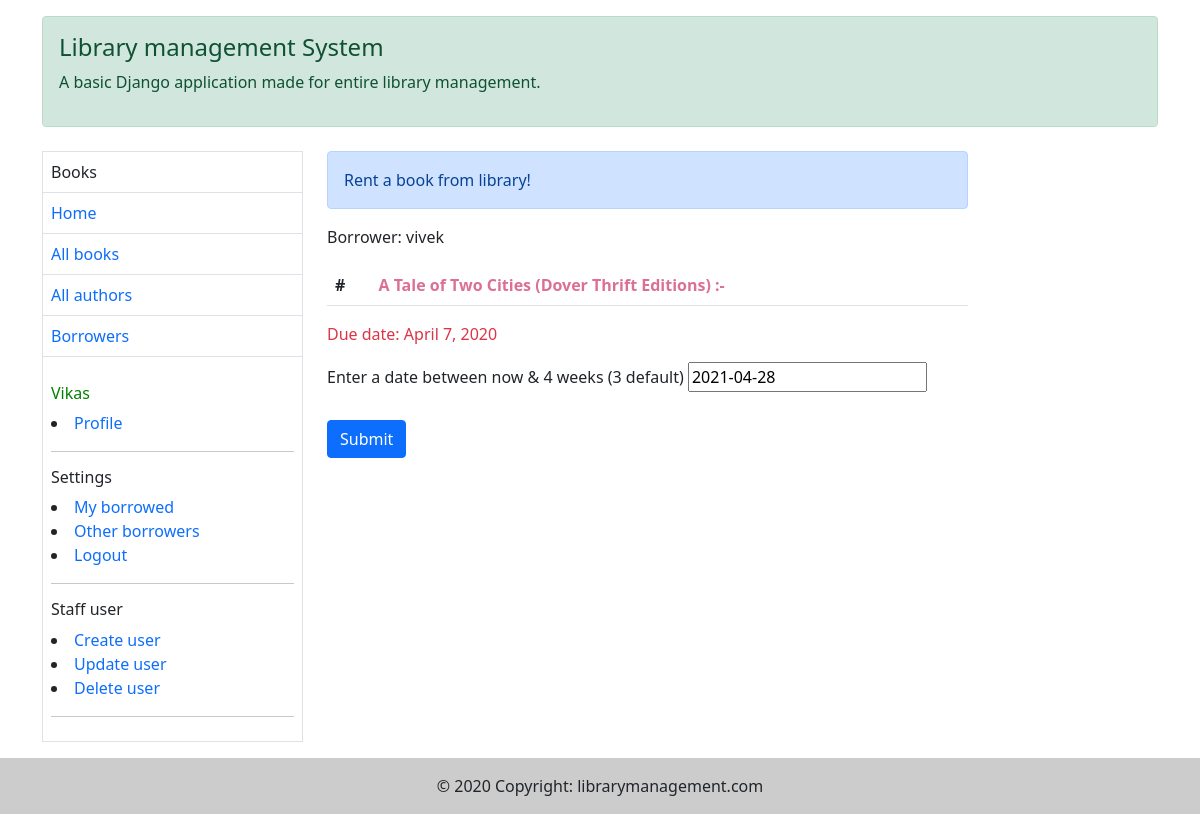
The app's page /catalog/book/e60566f6-64bd-407c-8f90-ed316bf39a4f/renew/ (signed in) with its own data.
### catalog/models.py (models this page shows, shortened)
class BookInstance(models.Model):
    @property
    def is_overdue(self):
        if self.due_back and datetime.date.today() > self.due_back:
            return True
        else:
            return False
    borrower = models.ForeignKey(User, on_delete=models.SET_NULL, null=True, blank=True)
    id = models.UUIDField(primary_key=True, default=uuid.uuid4, help_text="Unique ID for this copy of "
                                                                          "book across whole library")
    book = models.ForeignKey('Book', on_delete=models.RESTRICT, null=True)
    imprint = models.CharField(max_length=200)
    due_back = models.DateField(null=True, blank=True)
    LOAN_STATUS = (
        ('m', 'Maintenance'),
        ('o', 'On loan'),
        ('a', 'Available'),
        ('r', 'Reserved'),
    )
    status = models.CharField(max_length=1, choices=LOAN_STATUS, blank=True, default='m', help_text='Book Availability')
    class Meta:
        permissions = (('can_mark_returned', "Set book as returned"),)
        ordering = ['due_back']

class Book(models.Model):
    title = models.CharField(max_length=300, help_text="Enter book title")
    author = models.ForeignKey('Author', on_delete=models.SET_NULL, null=True)
    summary = models.TextField(max_length=1000, help_text="Enter brief summary of the book")
    isbn = models.CharField('ISBN', max_length=13, unique=True, help_text="13 Character <a href='https://www.isbn-international.org/content/what-isbn'>ISBN number</a>")
    genre = models.ManyToManyField(Genre, help_text="Select a genre for this book")
    language = models.ForeignKey("Language", on_delete=models.SET_NULL, null=True)
    def display_genre(self):
        """Create a string for genre as Admin cannot support ManyToMany in 'list_display'"""
        return ', '.join(genre.name for genre in self.genre.all()[:3])
    display_genre.short_description = 'Genre'

### catalog/views.py (the view)
# urls.py: path('book/<uuid:pk>/renew/', views.renew_book_librarian, name='renew-book-librarian'),
@login_required
@permission_required('can_mark_returned', raise_exception=True)
def renew_book_librarian(request, pk):
    book_instance = get_object_or_404(BookInstance, pk=pk)
    if request.method == 'POST':
        form = RenewBookForm(request.POST)
        if form.is_valid():
            book_instance.due_back = form.cleaned_data['renewal_date']
            book_instance.save()
            return HttpResponseRedirect(reverse('index'))
    else:
        proposed_renewal_date = datetime.date.today() + datetime.timedelta(weeks=3)
        form = RenewBookForm(initial={'renewal_date': proposed_renewal_date})
    context = {
        'form': form,
        'book_instance': book_instance,
    }
    return render(request, 'catalog/book_renew_librarian.html', context)

### catalog/forms.py (shortened to what this page needs)
class RenewBookForm(forms.Form):
    renewal_date = forms.DateField(help_text="Enter a date between now & 4 weeks (3 default)")

### templates/catalog/book_renew_librarian.html (shortened to what this page needs)
{% extends 'catalog/base.html' %}
{% load static %}
{% block body %}
    <div class="alert alert-primary" role="alert">
        Rent a book from library!
    </div>
    <table class="table">
        <thead>
        <tr>
            <th scope="col">#</th>
            <th scope="col" style="color: palevioletred">{{ book_instance.book.title }} :-</th>
        </tr>
        <p>Borrower: {{ book_instance.borrower }}</p>
        </thead>
    </table>
    <p {% if book_instance.is_overdue %}class="text-danger"{% endif %}>Due date: {{ book_instance.due_back }}</p>
    <form method="post" action="#">
        {{ form.renewal_date.help_text }}
        {{ form.renewal_date }}<br>
         <br>
        <input class="btn btn-primary mt-1" type="submit" value="Submit">
    </form>
    <br><br><br><br>
{% endblock %}

### templates/catalog/base.html (shortened to what this page needs)
{% load static %}
<!doctype html>
<html lang="en">
<head>
    <link href="https://cdn.jsdelivr.net/npm/bootstrap@5.0.0-beta3/dist/css/bootstrap.min.css" rel="stylesheet"
>
    <link rel="stylesheet" href="{% static 'css/index.css' %}">
</head>
<body>
<div class="container mt-3">
    <div class="alert alert-success" role="alert">
        <h4 class="alert-heading">Library management System</h4>
        <p>A basic Django application made for entire library management.</p>
    </div>
</div>
<div class="container">
    <div class="row mt-4">
        <div class="col-lg-3  col-md-3 col-sm-12">
            <table class="table table-bordered">
                <tbody>
                <td>Books</td>
                <tr>
                    <td><a href="{% url 'index' %}">Home</a></td>
                </tr>
                <tr>
                    <td><a href="{% url 'books' %}">All books</a></td>
                </tr>
                <tr>
                    <td><a href="{% url 'authors' %}">All authors</a></td>
                </tr>
                {% if user.is_staff %}
                    <tr>
                        <td><a href="{% url 'all-borrowers' %}">Borrowers</a></td>
                    </tr>
                {% endif %}
                {% if not user.is_authenticated %}
                    <tr>
                        <td><a href="{% url 'login' %}">Login</a></td>
                    </tr>
                {% else %}
                    <tr>
                        <td>
                            <h6>
                                <br>
                                <a href="{% url 'login' %}"><span
                                        style="color: green">{{ user.username|capfirst }}</span></a>
                            </h6>
                            <li><a style="font-size: 16px" href="#">Profile</a></li>
                            <hr>
                            <h6>Settings</h6>
                            <li><a style="font-size: 16px" href="{% url 'my-borrowed' %}">My borrowed</a></li>
                            <li><a style="font-size: 16px" href="{% url 'all-borrowers' %}">Other borrowers</a></li>
                            <li><a style="font-size: 16px" href="{% url 'logout' %}">Logout</a></li>
                            <hr>
                            {% if user.is_staff %}
                                <h6>Staff user</h6>
                                <li><a style="font-size: 16px" href="{% url 'author-create' %}">Create user</a></li>
                                <li><a style="font-size: 16px" href="#">Update user</a></li>
                                <li><a style="font-size: 16px" href="#">Delete user</a></li>
                                <hr>
                            {% endif %}
                        </td>
                    </tr>
                {% endif %}
                </tbody>
            </table>
        </div>
        <div class="col-lg-7 col-md-12 col-sm-12">
            {% block body %}{% endblock %}
        </div>
    </div>
</div>
<div class="text-center p-3" style="background-color: rgba(0, 0, 0, 0.2);">
    © 2020 Copyright:
    <a class="text-dark" href="https://library14app.heroku.com">librarymanagement.com</a>
</div>
</body>
</html>

### records on screen
BookInstance: book "A Tale of Two Cities (Dover Thrift Editions)", borrower "vivek", due_back "April 7, 2020"

### other values on screen
{{ user.username|capfirst }} "Vikas"
